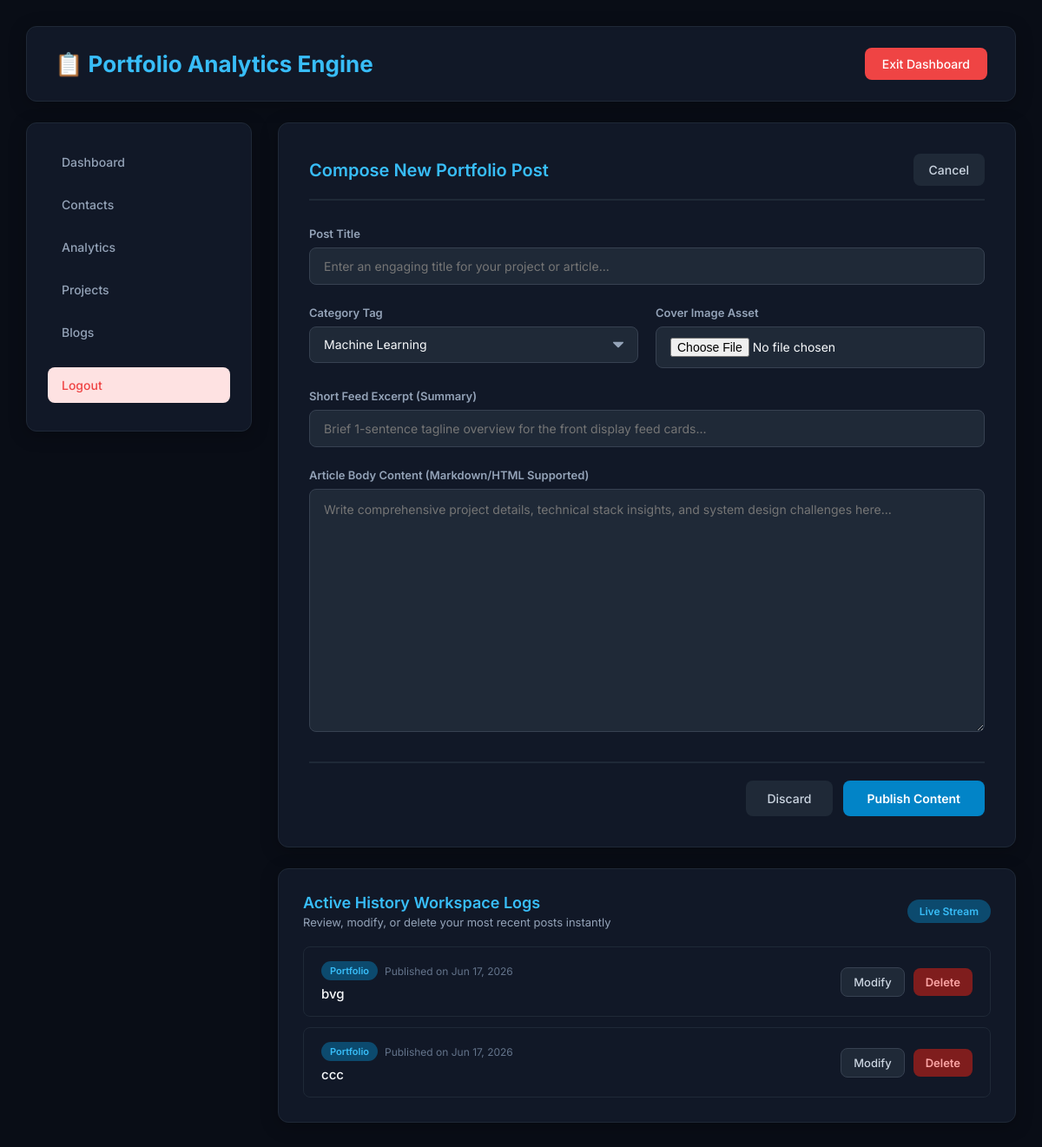
Before: /dashboard/post/new/ (signed in) with the older database file.
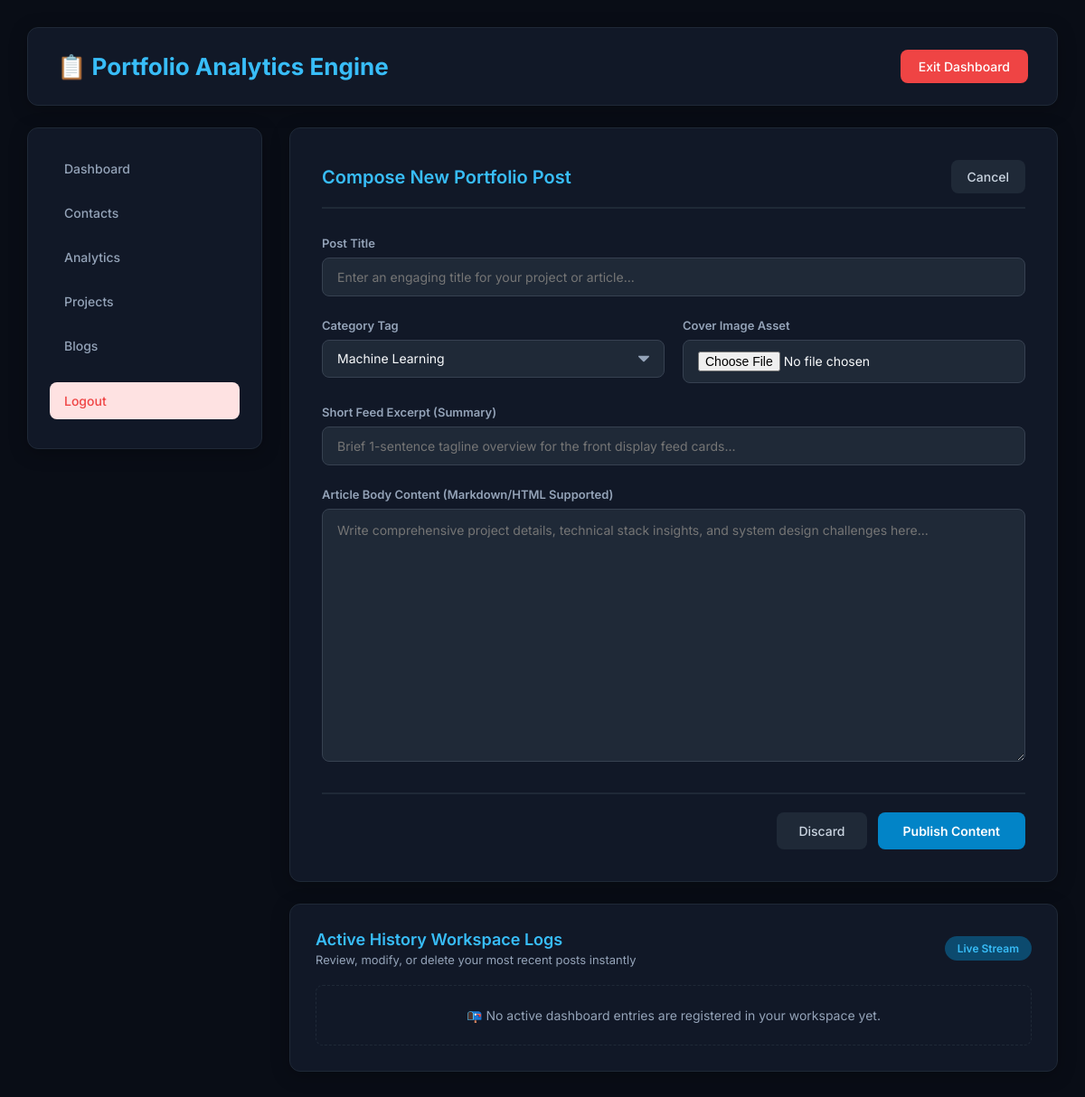
After: the same page with the newer database file.
### projects/models.py (models this page shows, shortened)
class Post(models.Model):
    STATUS_CHOICES = [
        ('draft', 'Draft'),
        ('published', 'Published'),
    ]
    title = models.CharField(max_length=200, unique=True)
    slug = models.SlugField(max_length=200, unique=True, blank=True)
    author = models.ForeignKey(User, on_delete=models.CASCADE, related_name='blog_posts')
    content = models.TextField()
    summary = models.TextField(max_length=500, blank=True, help_text="Short excerpt for blog card listings")
    featured_image = models.ImageField(upload_to='blog/', blank=True, null=True)
    status = models.CharField(max_length=10, choices=STATUS_CHOICES, default='draft')
    created_at = models.DateTimeField(auto_now_add=True)
    updated_at = models.DateTimeField(auto_now=True)
    class Meta:
        ordering = ['-created_at']

### projects/views.py (the view, shortened to what this page needs)
# urls.py: path('dashboard/post/new/', views.admin_save_post, name='admin_create_post'),
@login_required(login_url='admin_login')
def admin_save_post(request, post_id=None):
    post_instance = None
    is_edit = False
    posts_history = Post.objects.all().order_by('-created_at')
    context = {
        'post': post_instance,
        'is_edit': is_edit,
        'posts': posts_history  # This populates your lower workspace table loops
    }
    return render(request, 'admin/create_post.html', context)

### templates/admin/create_post.html (shortened to what the changed rows need)
{% extends 'admin/admin_base.html' %}
{% load static %}
{% block content %}
<div class="workspace-wrapper" style="max-width: 1200px; margin: 0 auto;">
  <div class="main-panel" style="margin-bottom: 24px;">
    <div class="panel-top-bar">
      <h2>{% if is_edit %}Modify Portfolio Post{% else %}Compose New Portfolio Post{% endif %}</h2>
    </div>
  </div>
  <div class="panel">
    <div style="margin-bottom: 20px; display: flex; justify-content: space-between; align-items: center;">
      <div>
        <h2 style="border-bottom: none; padding-bottom: 0; font-size: 18px;">Active History Workspace Logs</h2>
      </div>
      <span class="badge">Live Stream</span>
    </div>
    {% if posts %}
      <div style="display: flex; flex-direction: column; gap: 12px;">
        {% for h_post in posts %}
          <div class="data-list-item" style="background: #111827; padding: 16px 20px; border-radius: 8px; border: 1px solid #1f2937;">
            <div style="min-width: 0; flex-grow: 1;">
              <div style="display: flex; align-items: center; gap: 8px; margin-bottom: 6px; flex-wrap: wrap;">
                <span class="badge" style="padding: 4px 10px; font-size: 11px;">{{ h_post.category|default:"Portfolio" }}</span>
                <span style="color: #64748b; font-size: 12px;">Published on {{ h_post.created_at|date:"M d, Y" }}</span>
              </div>
              <h4 style="color: #f8fafc; margin: 0; font-size: 15px; font-weight: 500; overflow: hidden; text-overflow: ellipsis; white-space: nowrap;">{{ h_post.title }}</h4>
            </div>
            <div style="display: flex; align-items: center; gap: 10px; white-space: nowrap; margin-left: 16px;">
              <a href="{% url 'admin_edit_post' h_post.id %}" class="back-btn" style="font-size: 13px; padding: 8px 14px; border: 1px solid #374151;">Modify</a>
              <form method="POST" action="{% url 'admin_delete_post' h_post.id %}" style="margin: 0;" onsubmit="return confirm('Are you completely confident you want to permanently erase the post \&quot;{{ h_post.title }}\&quot;? This destructive execution cannot be undone.');">
                <button type="submit" class="delete-btn" style="font-size: 13px; padding: 8px 14px; background: #7f1d1d; color: #fca5a5; transition: all 0.2s;" onmouseover="this.style.background='#b91c1c'; this.style.color='white';" onmouseout="this.style.background='#7f1d1d'; this.style.color='#fca5a5';">
                  Delete
                </button>
              </form>
            </div>
          </div>
        {% endfor %}
      </div>
    {% else %}
      <div class="no-data" style="background: #111827; border: 1px dashed #1f2937; border-radius: 8px; padding: 24px; text-align: center; color: #94a3b8;">
        📭 No active dashboard entries are registered in your workspace yet.
      </div>
    {% endif %}
  </div>
</div>
{% endblock %}

Changed rows visible on the page:
removed Post: category "Portfolio", created_at "Jun 17, 2026", title "bvg"
removed Post: category "Portfolio", created_at "Jun 17, 2026", title "ccc"
Other visible differences:
text now shown: "📭 No active dashboard entries are registered in your workspace yet."
